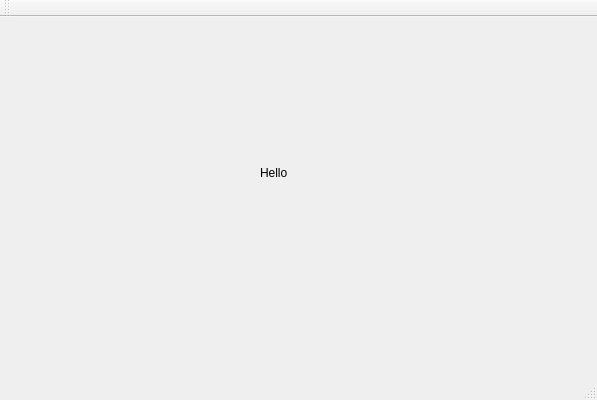
<?xml version="1.0" encoding="UTF-8"?>
<ui version="4.0">
 <class>helloClass</class>
 <widget class="QMainWindow" name="helloClass">
  <property name="geometry">
   <rect>
    <x>0</x>
    <y>0</y>
    <width>597</width>
    <height>400</height>
   </rect>
  </property>
  <property name="windowTitle">
   <string>hello</string>
  </property>
  <widget class="QWidget" name="centralWidget">
   <widget class="QLabel" name="label">
    <property name="geometry">
     <rect>
      <x>260</x>
      <y>150</y>
      <width>56</width>
      <height>12</height>
     </rect>
    </property>
    <property name="text">
     <string>Hello</string>
    </property>
   </widget>
  </widget>
  <widget class="QMenuBar" name="menuBar">
   <property name="geometry">
    <rect>
     <x>0</x>
     <y>0</y>
     <width>597</width>
     <height>21</height>
    </rect>
   </property>
  </widget>
  <widget class="QToolBar" name="mainToolBar">
   <attribute name="toolBarArea">
    <enum>TopToolBarArea</enum>
   </attribute>
   <attribute name="toolBarBreak">
    <bool>false</bool>
   </attribute>
  </widget>
  <widget class="QStatusBar" name="statusBar"/>
 </widget>
 <layoutdefault spacing="6" margin="11"/>
 <resources>
  <include location="hello.qrc"/>
 </resources>
 <connections/>
</ui>
